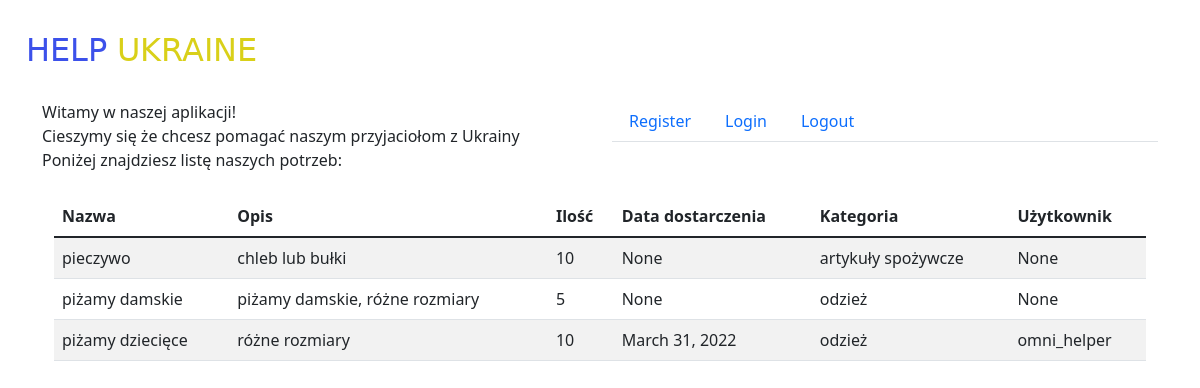
The app's page /mainview/ with its own data.
### podziel_się/models.py (models this page shows, shortened)
class CurrentNeeds(models.Model):
    name = models.CharField(max_length=64)
    description = models.TextField()
    amount = models.IntegerField()
    date = models.DateField(null=True)
    category = models.ForeignKey(Category, on_delete=models.PROTECT)
    user = models.ForeignKey(User, null=True, on_delete=models.PROTECT)

class Category(models.Model):
    name = models.CharField(max_length=64)
    def __str__(self):
        return self.name

### podziel_się/views.py (the view)
# urls.py: path('mainview/', my_views.MainView.as_view(), name = 'main_view'),
class MainView(ListView):
    model = CurrentNeeds
    template_name = 'podziel_się/mainview.html'
    context_object_name = 'current_needs'

### podziel_się/templates/podziel_się/mainview.html
{%  extends 'base.html' %}
{% block header %}
    Witamy w naszej aplikacji! <br>
    Cieszymy się że chcesz pomagać naszym przyjaciołom z Ukrainy <br>
    Poniżej znajdziesz listę naszych potrzeb: <br>
{% endblock %}
{% block content %}
<table class="table table-striped"}>
        <thead>
        <tr>
            <th>Nazwa</th>
            <th>Opis </th>
            <th>Ilość</th>
            <th>Data dostarczenia</th>
            <th>Kategoria</th>
            <th>Użytkownik</th>
        </tr>
        </thead>
        <tbody>
        {%  for need in current_needs %}
                <tr>
                <td> {{ need.name }} </td>
                <td> {{ need.description }} </td>
                <td> {{ need.amount }}</td>
                <td> {{ need.date }}</td>
                <td>{{ need.category}} </td>
                <td> {{ need.user }}</td>
        {% endfor %}
    </tbody>
   </table>
{% endblock %}

### records on screen
CurrentNeeds: name "pieczywo", description "chleb lub bułki", amount "10", date "None", category "artykuły spożywcze", user "None"
CurrentNeeds: name "piżamy damskie", description "piżamy damskie, różne rozmiary", amount "5", date "None", category "odzież", user "None"
CurrentNeeds: name "piżamy dziecięce", description "różne rozmiary", amount "10", date "March 31, 2022", category "odzież", user "omni_helper"
